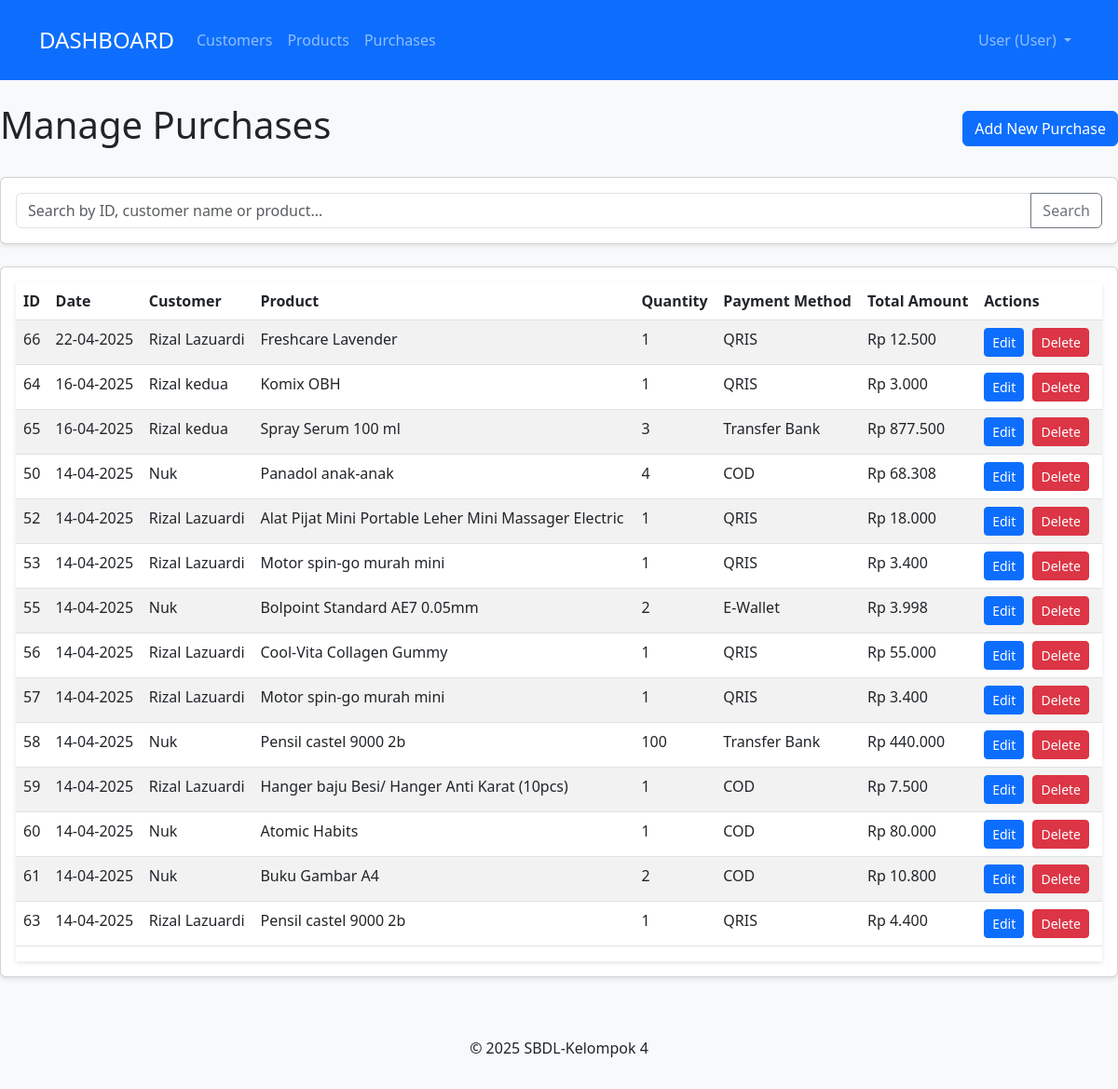
The page /admin/pages/purchase/index.php on the database its author committed.
### tables this page shows
CREATE TABLE `tb_pembelian` (
  `id_pembelian` int NOT NULL,
  `id_customer` int NOT NULL,
  `id_produk` int NOT NULL,
  `jumlah_produk` int NOT NULL,
  `tanggal_pembelian` date NOT NULL,
  `metode_pembayaran` varchar(100) DEFAULT NULL,
  `jumlah_pembayaran` decimal(10,2) DEFAULT NULL,
  `alamat_penerima` varchar(255) NOT NULL
);

CREATE TABLE `tb_customer` (
  `nama_customer` varchar(100) NOT NULL,
  `id_customer` int NOT NULL,
  `alamat_customer` varchar(255) NOT NULL,
  `no_wa_cutomer` varchar(20) NOT NULL,
  `email_customer` varchar(100) NOT NULL,
  `id_login` int DEFAULT NULL,
  `foto_profil` varchar(255) NOT NULL
);

CREATE TABLE `tb_produk` (
  `id_produk` int NOT NULL,
  `nama_produk` varchar(64) NOT NULL,
  `deskripsi` text,
  `harga_produk` decimal(10,2) DEFAULT NULL,
  `stok_produk` int DEFAULT NULL,
  `jenis_produk` varchar(100) NOT NULL,
  `exp_produk` date NOT NULL,
  `gambar` varchar(255) DEFAULT NULL,
  `status_produk` enum('belum_dibeli','dalam_keranjang','sudah_dibeli') DEFAULT 'belum_dibeli'
);

### admin/pages/purchase/index.php (the view, shortened to what this page needs)
<?php
require_once '../../../config/database.php';
$search = isset($_GET['search']) ? $_GET['search'] : '';
$searchCondition = '';
$query = "SELECT pembelian.*, customer.nama_customer, produk.nama_produk
          FROM tb_pembelian pembelian
          LEFT JOIN tb_customer customer ON pembelian.id_customer = customer.id_customer
          LEFT JOIN tb_produk produk ON pembelian.id_produk = produk.id_produk" . $searchCondition . "
          ORDER BY pembelian.tanggal_pembelian DESC, pembelian.id_pembelian";
$result = mysqli_query($conn, $query);
include '../includes/header.php';
?>
<div class="d-flex justify-content-between align-items-center mb-4">
    <h1>Manage Purchases</h1>
    <a href="add.php" class="btn btn-primary">Add New Purchase</a>
</div>
<div class="card mb-4">
    <div class="card-body">
        <form method="GET" action="">
            <div class="input-group">
                <input type="text" class="form-control" name="search" placeholder="Search by ID, customer name or product..." value="<?php echo htmlspecialchars($search); ?>">
                <button class="btn btn-outline-secondary" type="submit">Search</button>
            </div>
        </form>
    </div>
</div>
<div class="card">
    <div class="card-body">
        <div class="table-responsive">
            <table class="table table-striped table-hover">
                <thead>
                    <tr>
                        <th>ID</th>
                        <th>Date</th>
                        <th>Customer</th>
                        <th>Product</th>
                        <th>Quantity</th>
                        <th>Payment Method</th>
                        <th>Total Amount</th>
                        <th>Actions</th>
                    </tr>
                </thead>
                <tbody>
                    <?php
                    if (mysqli_num_rows($result) > 0) {
                        while ($row = mysqli_fetch_assoc($result)) {
                            $purchaseDate = date('d-m-Y', strtotime($row['tanggal_pembelian']));
                            echo "<tr>";
                            echo "<td>{$row['id_pembelian']}</td>";
                            echo "<td>{$purchaseDate}</td>";
                            echo "<td>" . (isset($row['nama_customer']) ? htmlspecialchars($row['nama_customer']) : "Customer ID: {$row['id_customer']}") . "</td>";
                            echo "<td>" . (isset($row['nama_produk']) ? htmlspecialchars($row['nama_produk']) : "Product ID: {$row['id_produk']}") . "</td>";
                            echo "<td>{$row['jumlah_produk']}</td>";
                            echo "<td>{$row['metode_pembayaran']}</td>";
                            echo "<td>Rp " . number_format($row['jumlah_pembayaran'], 0, ',', '.') . "</td>";
                            echo "<td>
                                    <a href='edit.php?id={$row['id_pembelian']}' class='btn btn-sm btn-primary btn-action' data-bs-toggle='tooltip' title='Edit'><i class='bi bi-pencil'></i> Edit</a>
                                    <a href='delete.php?id={$row['id_pembelian']}' class='btn btn-sm btn-danger btn-action delete-btn' data-bs-toggle='tooltip' title='Delete'><i class='bi bi-trash'></i> Delete</a>
                                  </td>";
                            echo "</tr>";
                        }
                    } else {
                        echo "<tr><td colspan='8' class='text-center'>No purchases found</td></tr>";
                    }
                    ?>
                </tbody>
            </table>
        </div>
    </div>
</div>
<?php
include '../includes/footer.php';
?>

### admin/assets/css/style.css (style rules this page uses)
body { background-color: #f8f9fa; }
.card { margin-bottom: 20px; box-shadow: 0 2px 5px rgba(0, 0, 0, 0.1); }
.table-responsive { box-shadow: 0 2px 5px rgba(0, 0, 0, 0.1); }
.btn-action { margin-right: 5px; }

### rows shown on the page
tb_pembelian: id_pembelian "66", tanggal_pembelian "22-04-2025", id_customer.nama_customer "Rizal Lazuardi", id_produk.nama_produk "Freshcare Lavender", jumlah_produk "1", metode_pembayaran "QRIS", jumlah_pembayaran "12.500"
tb_pembelian: id_pembelian "64", tanggal_pembelian "16-04-2025", id_customer.nama_customer "Rizal kedua", id_produk.nama_produk "Komix OBH", jumlah_produk "1", metode_pembayaran "QRIS", jumlah_pembayaran "3.000"
tb_pembelian: id_pembelian "65", tanggal_pembelian "16-04-2025", id_customer.nama_customer "Rizal kedua", id_produk.nama_produk "Spray Serum 100 ml", jumlah_produk "3", metode_pembayaran "Transfer Bank", jumlah_pembayaran "877.500"
tb_pembelian: id_pembelian "50", tanggal_pembelian "14-04-2025", id_customer.nama_customer "Nuk", id_produk.nama_produk "Panadol anak-anak", jumlah_produk "4", metode_pembayaran "COD", jumlah_pembayaran "68.308"
tb_pembelian: id_pembelian "52", tanggal_pembelian "14-04-2025", id_customer.nama_customer "Rizal Lazuardi", id_produk.nama_produk "Alat Pijat Mini Portable Leher Mini Massager Electric", jumlah_produk "1", metode_pembayaran "QRIS", jumlah_pembayaran "18.000"
tb_pembelian: id_pembelian "53", tanggal_pembelian "14-04-2025", id_customer.nama_customer "Rizal Lazuardi", id_produk.nama_produk "Motor spin-go murah mini", jumlah_produk "1", metode_pembayaran "QRIS", jumlah_pembayaran "3.400"
tb_pembelian: id_pembelian "55", tanggal_pembelian "14-04-2025", id_customer.nama_customer "Nuk", id_produk.nama_produk "Bolpoint Standard AE7 0.05mm", jumlah_produk "2", metode_pembayaran "E-Wallet", jumlah_pembayaran "3.998"
tb_pembelian: id_pembelian "56", tanggal_pembelian "14-04-2025", id_customer.nama_customer "Rizal Lazuardi", id_produk.nama_produk "Cool-Vita Collagen Gummy", jumlah_produk "1", metode_pembayaran "QRIS", jumlah_pembayaran "55.000"
tb_pembelian: id_pembelian "57", tanggal_pembelian "14-04-2025", id_customer.nama_customer "Rizal Lazuardi", id_produk.nama_produk "Motor spin-go murah mini", jumlah_produk "1", metode_pembayaran "QRIS", jumlah_pembayaran "3.400"
tb_pembelian: id_pembelian "58", tanggal_pembelian "14-04-2025", id_customer.nama_customer "Nuk", id_produk.nama_produk "Pensil castel 9000 2b", jumlah_produk "100", metode_pembayaran "Transfer Bank", jumlah_pembayaran "440.000"
tb_pembelian: id_pembelian "59", tanggal_pembelian "14-04-2025", id_customer.nama_customer "Rizal Lazuardi", id_produk.nama_produk "Hanger baju Besi/ Hanger Anti Karat (10pcs)", jumlah_produk "1", metode_pembayaran "COD", jumlah_pembayaran "7.500"
tb_pembelian: id_pembelian "60", tanggal_pembelian "14-04-2025", id_customer.nama_customer "Nuk", id_produk.nama_produk "Atomic Habits", jumlah_produk "1", metode_pembayaran "COD", jumlah_pembayaran "80.000"
tb_pembelian: id_pembelian "61", tanggal_pembelian "14-04-2025", id_customer.nama_customer "Nuk", id_produk.nama_produk "Buku Gambar A4", jumlah_produk "2", metode_pembayaran "COD", jumlah_pembayaran "10.800"
tb_pembelian: id_pembelian "63", tanggal_pembelian "14-04-2025", id_customer.nama_customer "Rizal Lazuardi", id_produk.nama_produk "Pensil castel 9000 2b", jumlah_produk "1", metode_pembayaran "QRIS", jumlah_pembayaran "4.400"
